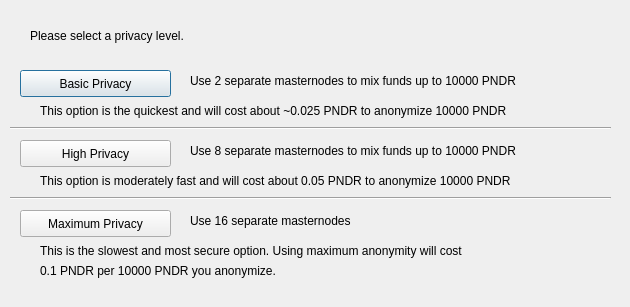
<?xml version="1.0" encoding="UTF-8"?>
<ui version="4.0">
 <class>DarksendConfig</class>
 <widget class="QDialog" name="DarksendConfig">
  <property name="geometry">
   <rect>
    <x>0</x>
    <y>0</y>
    <width>630</width>
    <height>307</height>
   </rect>
  </property>
  <property name="windowTitle">
   <string>Configure Darksend</string>
  </property>
  <widget class="QPushButton" name="buttonBasic">
   <property name="geometry">
    <rect>
     <x>20</x>
     <y>70</y>
     <width>151</width>
     <height>27</height>
    </rect>
   </property>
   <property name="text">
    <string>Basic Privacy</string>
   </property>
  </widget>
  <widget class="QPushButton" name="buttonHigh">
   <property name="geometry">
    <rect>
     <x>20</x>
     <y>140</y>
     <width>151</width>
     <height>27</height>
    </rect>
   </property>
   <property name="text">
    <string>High Privacy</string>
   </property>
  </widget>
  <widget class="QPushButton" name="buttonMax">
   <property name="geometry">
    <rect>
     <x>20</x>
     <y>210</y>
     <width>151</width>
     <height>27</height>
    </rect>
   </property>
   <property name="text">
    <string>Maximum Privacy</string>
   </property>
  </widget>
  <widget class="QLabel" name="label">
   <property name="geometry">
    <rect>
     <x>30</x>
     <y>20</y>
     <width>571</width>
     <height>31</height>
    </rect>
   </property>
   <property name="text">
    <string>Please select a privacy level.</string>
   </property>
  </widget>
  <widget class="QLabel" name="label_2">
   <property name="geometry">
    <rect>
     <x>190</x>
     <y>70</y>
     <width>421</width>
     <height>21</height>
    </rect>
   </property>
   <property name="text">
    <string>Use 2 separate masternodes to mix funds up to 10000 PNDR</string>
   </property>
  </widget>
  <widget class="QLabel" name="label_3">
   <property name="geometry">
    <rect>
     <x>190</x>
     <y>140</y>
     <width>411</width>
     <height>21</height>
    </rect>
   </property>
   <property name="text">
    <string>Use 8 separate masternodes to mix funds up to 10000 PNDR</string>
   </property>
  </widget>
  <widget class="QLabel" name="label_4">
   <property name="geometry">
    <rect>
     <x>190</x>
     <y>210</y>
     <width>421</width>
     <height>21</height>
    </rect>
   </property>
   <property name="text">
    <string>Use 16 separate masternodes</string>
   </property>
  </widget>
  <widget class="QLabel" name="label_6">
   <property name="geometry">
    <rect>
     <x>40</x>
     <y>100</y>
     <width>561</width>
     <height>21</height>
    </rect>
   </property>
   <property name="text">
    <string>This option is the quickest and will cost about ~0.025 PNDR to anonymize 10000 PNDR</string>
   </property>
  </widget>
  <widget class="QLabel" name="label_7">
   <property name="geometry">
    <rect>
     <x>40</x>
     <y>170</y>
     <width>561</width>
     <height>21</height>
    </rect>
   </property>
   <property name="text">
    <string>This option is moderately fast and will cost about 0.05 PNDR to anonymize 10000 PNDR</string>
   </property>
  </widget>
  <widget class="QLabel" name="label_8">
   <property name="geometry">
    <rect>
     <x>40</x>
     <y>240</y>
     <width>561</width>
     <height>21</height>
    </rect>
   </property>
   <property name="text">
    <string>This is the slowest and most secure option. Using maximum anonymity will cost</string>
   </property>
  </widget>
  <widget class="QLabel" name="label_9">
   <property name="geometry">
    <rect>
     <x>40</x>
     <y>260</y>
     <width>561</width>
     <height>21</height>
    </rect>
   </property>
   <property name="text">
    <string>0.1 PNDR per 10000 PNDR you anonymize.</string>
   </property>
  </widget>
  <widget class="Line" name="line">
   <property name="geometry">
    <rect>
     <x>10</x>
     <y>120</y>
     <width>601</width>
     <height>16</height>
    </rect>
   </property>
   <property name="orientation">
    <enum>Qt::Horizontal</enum>
   </property>
  </widget>
  <widget class="Line" name="line_2">
   <property name="geometry">
    <rect>
     <x>10</x>
     <y>190</y>
     <width>601</width>
     <height>16</height>
    </rect>
   </property>
   <property name="orientation">
    <enum>Qt::Horizontal</enum>
   </property>
  </widget>
 </widget>
 <resources/>
 <connections/>
</ui>
